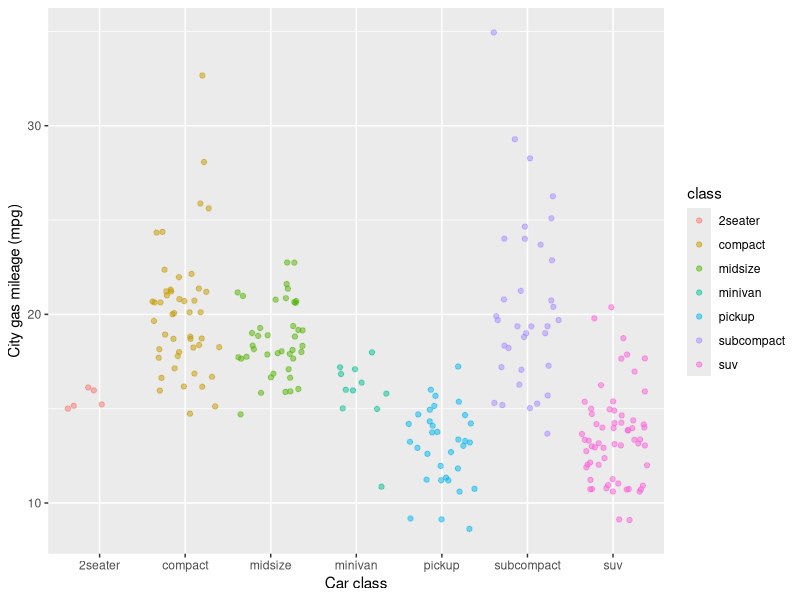

The R source for this figure:
## ---- chunk 1
knitr::opts_chunk$set(echo = TRUE)

library(tidyverse)

ggplot(data = mpg, aes(x = class, y = cty)) +
	geom_jitter(aes(color = class), alpha = 0.5) +
	labs(x = "Car class", y = "City gas mileage (mpg)")
